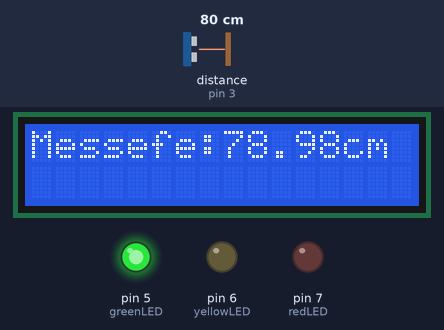
This sketch was run on a simulated Arduino Uno, built with avr-gcc and run on an emulated ATmega328P. Parts: 16×2 character LCD, output pins drawn as LEDs (lit = HIGH). Wiring (inferred from the names in the program): ultrasonic range finder: trigger pin 4; echo pin 3. The test bench sets the inputs (shaded band); at power-on: distance to the obstacle (sensor on pin 3) 80 cm. The echo pulse lasts 58.3 µs per cm; pins used as bus, display or sensor lines are not drawn; what the sketch prints to the serial monitor is not drawn.

Above: at 2.2 s.
2.3 s: distance to the obstacle (sensor on pin 3) set to 96 cm
At 3.3 s:
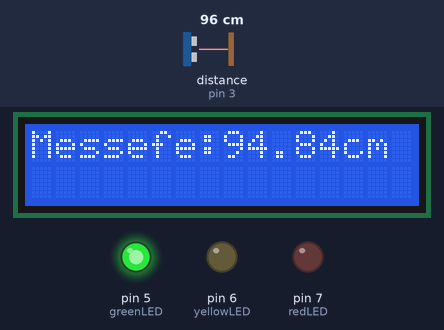
4.1 s: distance to the obstacle (sensor on pin 3) set to 104 cm
At 4.9 s:
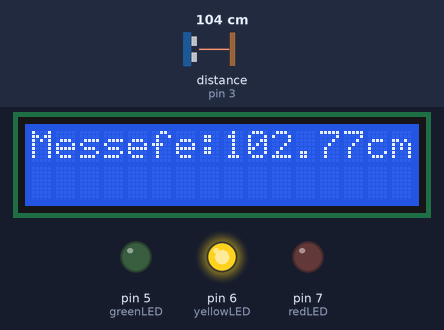
5.7 s: distance to the obstacle (sensor on pin 3) set to 2 cm
At 7.3 s:
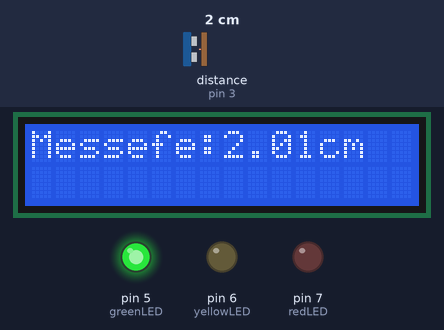
Timing chart, 0 to 8.8 s (numbered marks = the images above; inputs shaded):
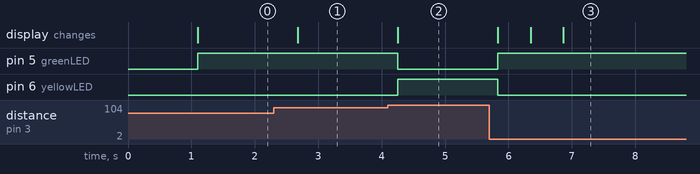

Measured:
- the behaviour switches between 101 and 102 cm on distance to the obstacle (sensor on pin 3) (found by bisection; images 1 and 2)
- after the input at 2.3 s, the display: changes after 0.38 s (image 1)
- after the input at 4.1 s, pin 5 (greenLED): HIGH → LOW after 0.16 s; pin 6 (yellowLED): LOW → HIGH after 0.16 s; the display: changes after 0.16 s (image 2)
- after the input at 5.7 s, pin 5 (greenLED): LOW → HIGH after 0.13 s; pin 6 (yellowLED): HIGH → LOW after 0.13 s; the display: first changes after 0.13 s (image 3 shows a later state)

The sketch:

ultrasonic_alert_lcd.ino
```cpp
#include <Wire.h>
#include <LiquidCrystal_I2C.h>

#define trigPin 4
#define echoPin 3

#define greenLED 5
#define yellowLED 6
#define redLED 7
#define buzzer 2

LiquidCrystal_I2C lcd(0x27, 16, 2); // Əgər 0x27 işləmirsə, 0x3F və ya 0x20 yoxla

void setup() {
  Serial.begin(9600);
  pinMode(trigPin, OUTPUT);
  pinMode(echoPin, INPUT);

  pinMode(greenLED, OUTPUT);
  pinMode(yellowLED, OUTPUT);
  pinMode(redLED, OUTPUT);
  pinMode(buzzer, OUTPUT);

  lcd.init();
  lcd.backlight();
  lcd.setCursor(0, 0);
  lcd.print("Messefe Olculur");
  delay(1000);
}

void loop() {
  long duration;
  float distance;

  digitalWrite(trigPin, LOW);
  delayMicroseconds(2);
  digitalWrite(trigPin, HIGH);
  delayMicroseconds(10);
  digitalWrite(trigPin, LOW);

  duration = pulseIn(echoPin, HIGH);
  distance = duration * 0.034 / 2;

  Serial.print("Messefe: ");
  Serial.print(distance);
  Serial.println(" cm");

  lcd.clear();
  lcd.setCursor(0, 0);
  lcd.print("Messefe:");
  lcd.setCursor(8, 0);
  lcd.print(distance);
  lcd.print("cm");

  if (distance < 100) {
    digitalWrite(greenLED, HIGH);
    digitalWrite(yellowLED, LOW);
    digitalWrite(redLED, LOW);
    noTone(2);
  } else if (distance  >=100  && distance <= 300) {
    digitalWrite(greenLED, LOW);
    digitalWrite(yellowLED, HIGH);
    digitalWrite(redLED, LOW);
    noTone(2);
  } else {
    digitalWrite(greenLED, LOW);
    digitalWrite(yellowLED, LOW);
    digitalWrite(redLED, HIGH);
    tone(2,500);
  }

  delay(500);
}
```
